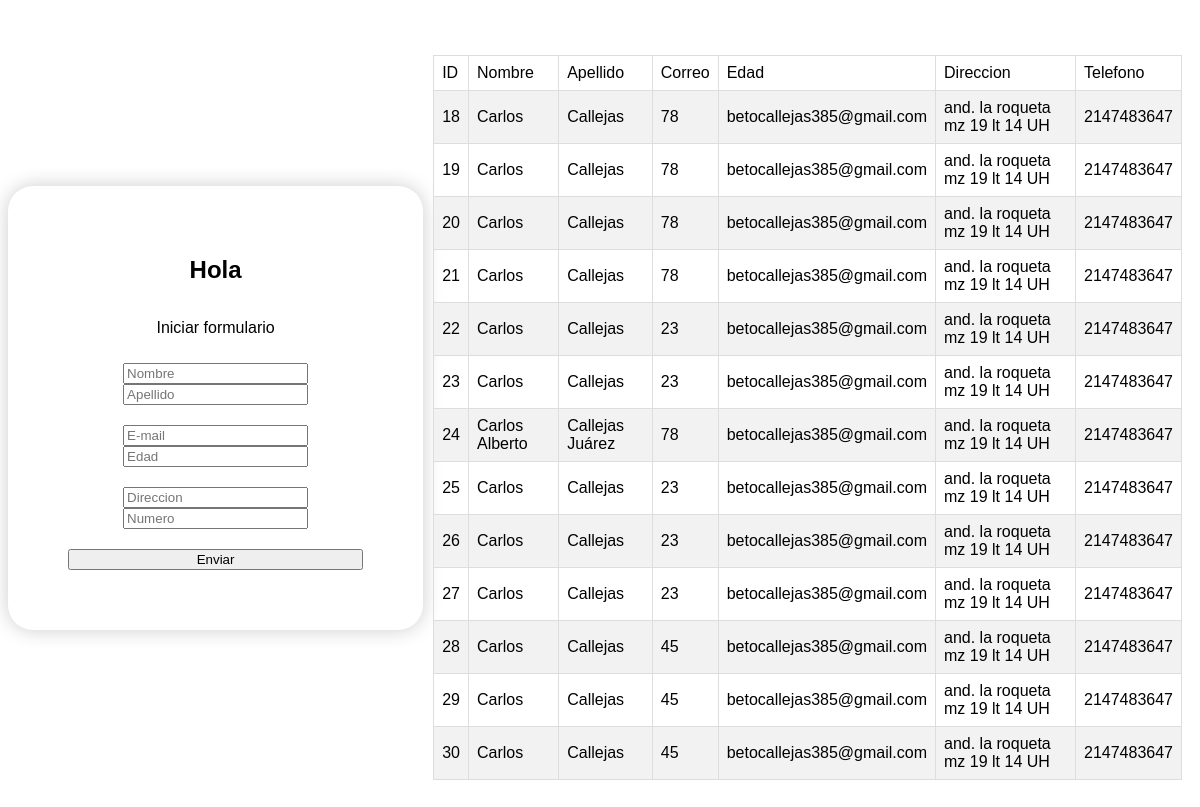
The page / on the database its author committed.
### tables this page shows
CREATE TABLE `datos` (
  `ID` int(20) NOT NULL,
  `Nombre` varchar(30) NOT NULL,
  `Apellido` varchar(30) NOT NULL,
  `Correo` varchar(30) NOT NULL,
  `Edad` int(10) NOT NULL,
  `Direccion` varchar(30) NOT NULL,
  `Telefono` int(30) NOT NULL
);

### index.php (the view, shortened to what this page needs)
<?php
        include("conexion.php");
    ?>
<!DOCTYPE html>
<html lang="en">
<head>
    <link rel="stylesheet" href="style.css">
</head>
<body>
    <form method="post">
        <h2>Hola</h2>
        <p>Iniciar formulario</p>
        <div class="input_wrapper">
            <input type="text" name="name" placeholder="Nombre">
            <input type="text" name="lastname" placeholder="Apellido">
        </div>
        <div class="input_wrapper">
            <input type="email" name="email" placeholder="E-mail">
            <input type="text" name="yearOld" placeholder="Edad">
        </div>
        <div class="input_wrapper">
            <input type="add" name="direccion" placeholder="Direccion">
            <input type="tel" name="phone" placeholder="Numero">
        </div>
        <input class="boton" type="submit" name="register" value="Enviar">
    </form>
    <div>
        <br>
        <table>
            <tr class="cabeza">
                <td>ID</td>
                <td>Nombre</td>
                <td>Apellido</td>
                <td>Correo</td>
                <td>Edad</td>
                <td>Direccion</td>
                <td>Telefono</td>
            </tr>
            <?php
                $sql="SELECT * FROM datos;";
                $result=mysqli_query($conexion,$sql);
                while($mostrar=mysqli_fetch_array($result)){
                    ?>
                    <tr>
                        <td><?php echo $mostrar["ID"] ?></td>
                        <td><?php echo $mostrar["Nombre"] ?></td>
                        <td><?php echo $mostrar["Apellido"] ?></td>
                        <td><?php echo $mostrar['Edad'] ?></td>
                        <td><?php echo $mostrar['Correo'] ?></td>
                        <td><?php echo $mostrar['Direccion'] ?></td>
                        <td><?php echo $mostrar['Telefono'] ?></td>
                    </tr>
            <?php
                }
            ?>
        </table>
    </div>
</body>
</html>

### style.css (style rules this page uses)
div { margin: 10px; }
.boton { margin: 10px; }
body { box-sizing: border-box; font-family: Arial, Helvetica, sans-serif; display: flex; justify-content: center; align-items: center; min-height: 100vh; }
form { box-shadow: 0 0 20px rgba(0, 0, 0, 0.2) ; padding: 50px 50px ; border-radius: 25px; display: flex; flex-direction: column; text-align: center; width: 380px; }
table { border: 1px; display: flex; justify-content: center; align-items: center; }
.cabeza { text-align: center; }
td { margin: 10px 10 10 10; }
table { border-collapse: collapse; width: 100%; }
th, td { border: 1px solid #ddd; padding: 8px; text-align: left; }
tr:nth-child(even) { background-color: #f2f2f2; }

### rows shown on the page
datos: ID "18", Nombre "Carlos", Apellido "Callejas", Edad "78", Correo "betocallejas385@gmail.com", Direccion "and. la roqueta mz 19 lt 14 UH", Telefono "2147483647"
datos: ID "19", Nombre "Carlos", Apellido "Callejas", Edad "78", Correo "betocallejas385@gmail.com", Direccion "and. la roqueta mz 19 lt 14 UH", Telefono "2147483647"
datos: ID "20", Nombre "Carlos", Apellido "Callejas", Edad "78", Correo "betocallejas385@gmail.com", Direccion "and. la roqueta mz 19 lt 14 UH", Telefono "2147483647"
datos: ID "21", Nombre "Carlos", Apellido "Callejas", Edad "78", Correo "betocallejas385@gmail.com", Direccion "and. la roqueta mz 19 lt 14 UH", Telefono "2147483647"
datos: ID "22", Nombre "Carlos", Apellido "Callejas", Edad "23", Correo "betocallejas385@gmail.com", Direccion "and. la roqueta mz 19 lt 14 UH", Telefono "2147483647"
datos: ID "23", Nombre "Carlos", Apellido "Callejas", Edad "23", Correo "betocallejas385@gmail.com", Direccion "and. la roqueta mz 19 lt 14 UH", Telefono "2147483647"
datos: ID "24", Nombre "Carlos Alberto", Apellido "Callejas Juárez", Edad "78", Correo "betocallejas385@gmail.com", Direccion "and. la roqueta mz 19 lt 14 UH", Telefono "2147483647"
datos: ID "25", Nombre "Carlos", Apellido "Callejas", Edad "23", Correo "betocallejas385@gmail.com", Direccion "and. la roqueta mz 19 lt 14 UH", Telefono "2147483647"
datos: ID "26", Nombre "Carlos", Apellido "Callejas", Edad "23", Correo "betocallejas385@gmail.com", Direccion "and. la roqueta mz 19 lt 14 UH", Telefono "2147483647"
datos: ID "27", Nombre "Carlos", Apellido "Callejas", Edad "23", Correo "betocallejas385@gmail.com", Direccion "and. la roqueta mz 19 lt 14 UH", Telefono "2147483647"
datos: ID "28", Nombre "Carlos", Apellido "Callejas", Edad "45", Correo "betocallejas385@gmail.com", Direccion "and. la roqueta mz 19 lt 14 UH", Telefono "2147483647"
datos: ID "29", Nombre "Carlos", Apellido "Callejas", Edad "45", Correo "betocallejas385@gmail.com", Direccion "and. la roqueta mz 19 lt 14 UH", Telefono "2147483647"
datos: ID "30", Nombre "Carlos", Apellido "Callejas", Edad "45", Correo "betocallejas385@gmail.com", Direccion "and. la roqueta mz 19 lt 14 UH", Telefono "2147483647"
